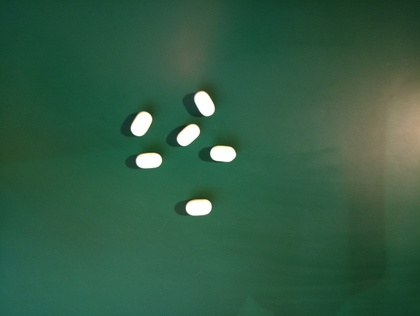
%> input picture Ex5/RV_Ex5_Task4/img_1.jpg, 420 x 316 px, shrunk from 2000 x 1504 before the run
$ octave RV_Ex5_Task4.m   (GNU Octave 9; MATLAB toolbox functions it lacks are replaced by stand-ins)
%> lines starting %> are read from the running program, lines starting %| are printed output that depends on the picture; in (x1, y1, x2, y2) boxes, pixels count from 0 and x2, y2 are one past the last pixel; in counts of white or black regions, pixels touching at a corner belong together; the program's own positions count from 1
% Clear Workspace
clc;
clear;
%close all; % produced error

% Load Image
img_1 = binarization(rgb2gray(imread('img_1.jpg')),130);
%> after the loop in binarization, `for i=1:1:width`:
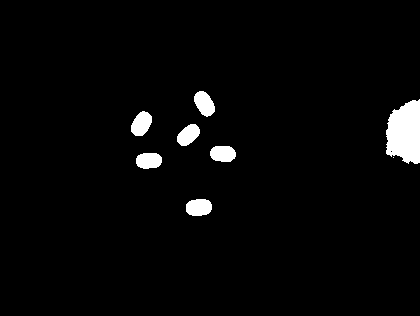
%> val_1: size 316x420 double; values 0 (black) and 1 (white), 3% white; 8 white regions (1 under 20 px), largest, box (x1, y1, x2, y2) and area: (386, 99, 420, 164) 1753, (131, 111, 152, 136) 376, (186, 199, 212, 216) 374
img_2 = imcomplement(binarization(rgb2gray(imread('img_2.jpg')), 40));
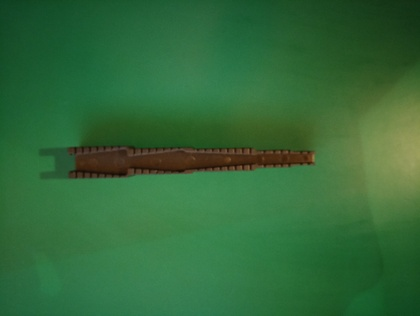
%> input picture Ex5/RV_Ex5_Task4/img_2.jpg, 420 x 316 px, shrunk from 2000 x 1504 before the run
%> call 2 of binarization, with T = 40
%> after the loop in binarization (call 2), `for i=1:1:width`:
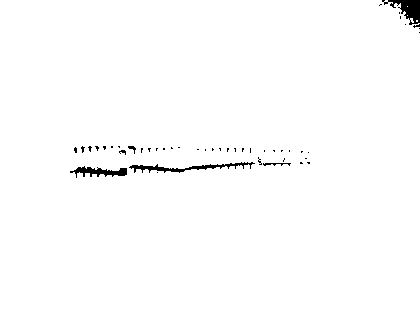
%> val_1: size 316x420 double; values 0 (black) and 1 (white), 98.9% white; 46 black regions (41 under 20 px), largest, box (x1, y1, x2, y2) and area: (382, 0, 420, 25) 435, (129, 162, 255, 173) 420, (70, 166, 127, 178) 324, (263, 163, 291, 166) 47, (128, 146, 136, 154) 27
img_3 = binarization(rgb2gray(imread('img_3.jpg')), 70);
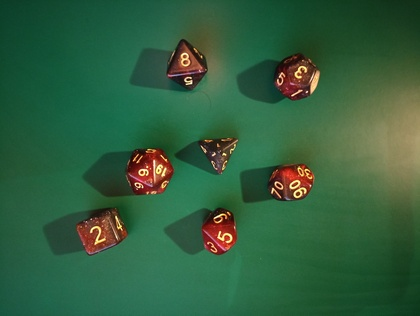
%> input picture Ex5/RV_Ex5_Task4/img_3.jpg, 420 x 316 px, shrunk from 2000 x 1504 before the run
%> call 3 of binarization, with T = 70
%> after the loop in binarization (call 3), `for i=1:1:width`:
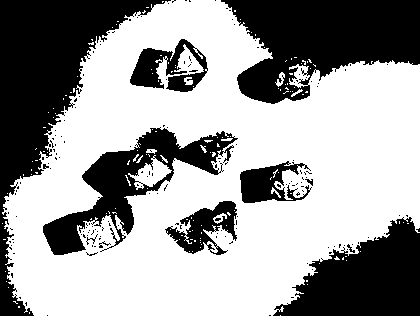
%> val_1: size 316x420 double; values 0 (black) and 1 (white), 61.9% white; 172 black regions (160 under 20 px), largest, box (x1, y1, x2, y2) and area: (0, 0, 171, 316) 15623, (221, 0, 420, 104) 13160, (273, 217, 420, 316) 8768

% Parameters
M = [6, 6];
n = 3;

% Show Results
show(img_1, M, n);
% [4 lines not run here, left out]
function val_1 = binarization(I, T)
    [width, height, ~] = size(I);
    val_1 = zeros(width, height);

    for i=1:1:width
        for j=1:1:height
            if (I(i,j) > T)
                val_1(i,j) = 1;
            else
                val_1(i,j) = 0;
            end
        end
    end
end

function x = dillation(I)
    if max(max(I)) == 1
        x = 1;
    else
        x = 0;
    end
end

function x = erosion(I)
    if min(min(I)) == 0
        x = 0;
    else
        x = 1;
    end
end

function img = open(I, M, n)
    [width, height] = size(I);
    a = floor(M(1)/2);
    b = floor(M(2)/2);
    I = padarray(I, M, 'symmetric', 'both');

    for k=1:1:n
        for i=1+a:1:width+a
            for j=1+b:1:height+b
                I(i-a,j-b) = erosion(I(i-a:i+a,j-b:j+b));
            end
        end
    end

    for k=1:1:n
        for i=1+a:1:width+a
            for j=1+b:1:height+b
                I(i-a,j-b) = dillation(I(i-a:i+a,j-b:j+b));
            end
        end
    end
    img = I(a:width, b:height);
end

function img = close(I, M, n)
    [width, height] = size(I);
    a = floor(M(1)/2);
    b = floor(M(2)/2);
    I = padarray(I, M, 'symmetric', 'both');

    for k=1:1:n
        for i=1+a:1:width+a
            for j=1+b:1:height+b
                I(i-a,j-b) = dillation(I(i-a:i+a,j-b:j+b));
            end
        end
    end

    for k=1:1:n
        for i=1+a:1:width+a
            for j=1+b:1:height+b
                I(i-a,j-b) = erosion(I(i-a:i+a,j-b:j+b));
            end
        end
    end
    img = I(a:width, b:height);
end

function img = dill(I, M)
%> called with M = [6 6]
   [width, height] = size(I);
%> width = 316; height = 420
    a = floor(M(1)/2);
    b = floor(M(2)/2);
    I = padarray(I, M, 'symmetric', 'both');
%> I: size 328x432 double; values 0 (black) and 1 (white), 3% white; 8 white regions (1 under 20 px), largest, box (x1, y1, x2, y2) and area: (392, 105, 432, 170) 2134, (137, 117, 158, 142) 376, (192, 205, 218, 222) 374
    img = zeros(width, height);

    for i=1+a:1:width+a
        for j=1+b:1:height+b
            img(i-a,j-b) = dillation(I(i-a:i+a,j-b:j+b));
        end
    end
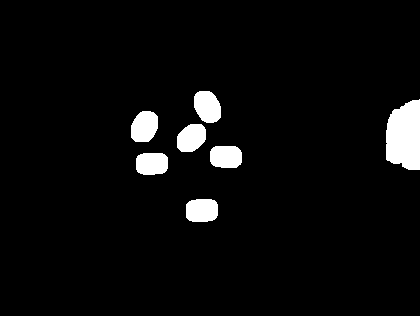
%> img: size 316x420 double; values 0 (black) and 1 (white), 4.5% white; 7 white regions, largest, box (x1, y1, x2, y2) and area: (386, 99, 420, 170) 2016, (194, 91, 221, 123) 690, (131, 111, 158, 142) 688
end

function img = eros(I, M)
%> called with M = [6 6]
   [width, height] = size(I);
    a = floor(M(1)/2);
    b = floor(M(2)/2);
    I = padarray(I, M, 'symmetric', 'both');
    img = zeros(width, height);

    for i=1+a:1:width+a
        for j=1+b:1:height+b
            img(i-a,j-b) = erosion(I(i-a:i+a,j-b:j+b));
        end
    end
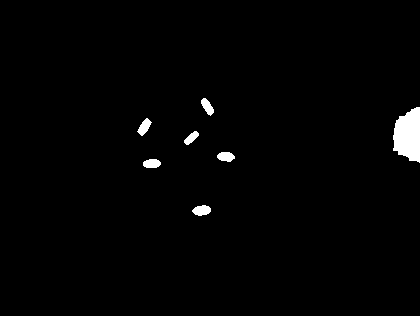
%> img: size 316x420 double; values 0 (black) and 1 (white), 1.5% white; 7 white regions, largest, box (x1, y1, x2, y2) and area: (393, 107, 420, 163) 1150, (192, 205, 211, 216) 152, (137, 118, 152, 136) 139
end

function show(I, M, n)
    figure;
    subplot(2,2,1), imshow(dill(I,M));
    title('Dillation');
    subplot(2,2,2), imshow(eros(I,M));
    title('Erosion');
    subplot(2,2,3), imshow(open(I,M,n));
%> the run ends on the next line
    title('Open');
    subplot(2,2,4), imshow(close(I,M,n));
    title('Close');
end
